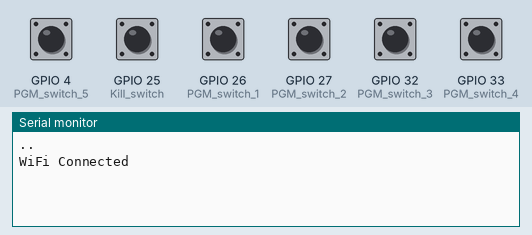
Bench run of a program on a simulated ESP32. Shown: the last lines printed to the serial monitor. The inputs (shaded band) are chosen by the test bench; at power-on: GPIO 4 (PGM_switch_5), GPIO 25 (Kill_switch), GPIO 26 (PGM_switch_1), GPIO 27 (PGM_switch_2), GPIO 32 (PGM_switch_3), GPIO 33 (PGM_switch_4) LOW. WiFi joins after 1.5 s; servers stay silent unless stated.

Above: at 3.4 s.
3.5 s: GPIO 4 (PGM_switch_5) pulled HIGH for 0.15 s
At 4.0 s:
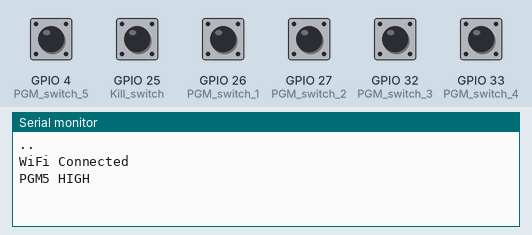
5.1 s: GPIO 26 (PGM_switch_1) pulled HIGH for 0.15 s
At 6.3 s:
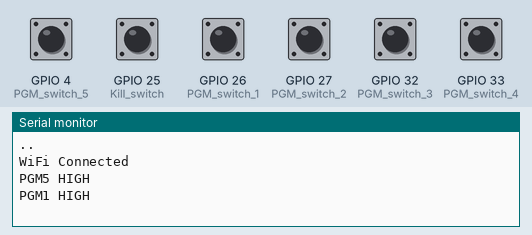
6.7 s: GPIO 27 (PGM_switch_2) pulled HIGH for 0.15 s
At 7.6 s:
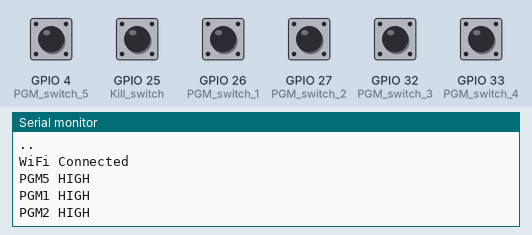
8.3 s: GPIO 32 (PGM_switch_3) pulled HIGH for 0.15 s
At 8.8 s:
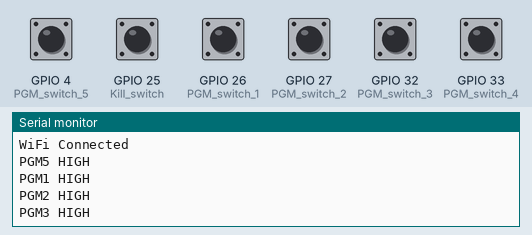
9.9 s: GPIO 33 (PGM_switch_4) pulled HIGH for 0.15 s
At 11.2 s:
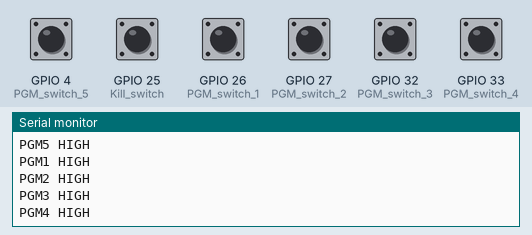
Timing chart, 0 to 12.5 s (numbered marks = the images above; inputs shaded):
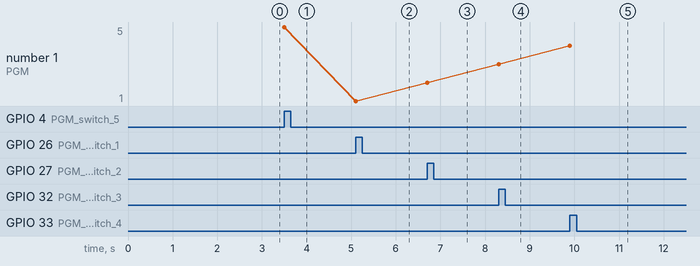

Measured:
- after the input at 3.5 s, the serial monitor: prints a new line at once (image 1)
- after the input at 5.1 s, the serial monitor: prints a new line at once (image 2)
- after the input at 6.7 s, the serial monitor: prints a new line at once (image 3)
- after the input at 8.3 s, the serial monitor: prints a new line at once (image 4)
- after the input at 9.9 s, the serial monitor: prints a new line at once (image 5)
- plotted number 1: 5 → 1 after the input at 5.1 s, 1 → 2 after the input at 6.7 s, 2 → 3 after the input at 8.3 s, 3 → 4 after the input at 9.9 s

The program:

main.cpp
```cpp
#include <Arduino.h>
#include <WiFi.h>
const char *ssid = "ESP32-WiFi"; //SSID of server
const char *pass = "esp32wifi";  //PW of server
static WiFiClient client;        //Declear client

uint8_t value = 0;
/*------------------------------------------------------*/
//For searial connection with Unity
int Unity_signal;

//For stop the PGM actuation by hand
int Kill_switch = 25;
int Kill_switch_now;
int Kill_switch_past = 0;

//For PGM actuation by hand
int PGM_switch_1 = 26;
int PGM_switch_2 = 27;
int PGM_switch_3 = 32;
int PGM_switch_4 = 33;
int PGM_switch_5 = 4;

int PGM_switch_1_now;
int PGM_switch_1_past = 0;
int PGM_switch_2_now;
int PGM_switch_2_past = 0;
int PGM_switch_3_now;
int PGM_switch_3_past = 0;
int PGM_switch_4_now;
int PGM_switch_4_past = 0;
int PGM_switch_5_now;
int PGM_switch_5_past = 0;

void switchFunction()
{
    PGM_switch_1_now = digitalRead(PGM_switch_1);
    PGM_switch_2_now = digitalRead(PGM_switch_2);
    PGM_switch_3_now = digitalRead(PGM_switch_3);
    PGM_switch_4_now = digitalRead(PGM_switch_4);
    PGM_switch_5_now = digitalRead(PGM_switch_5);

    if (PGM_switch_1_past != PGM_switch_1_now)
    {
        if (PGM_switch_1_now == HIGH)
        {
            Serial.println("PGM1 HIGH");
            client.write('1');
            delay(1000);
        }
        PGM_switch_1_past = PGM_switch_1_now;
    }

    if (PGM_switch_2_past != PGM_switch_2_now)
    {
        if (PGM_switch_2_now == HIGH)
        {
            Serial.println("PGM2 HIGH");
            client.write('2');
            delay(1000);
        }
        PGM_switch_2_past = PGM_switch_2_now;
    }

    if (PGM_switch_3_past != PGM_switch_3_now)
    {
        if (PGM_switch_3_now == HIGH)
        {
            Serial.println("PGM3 HIGH");
            client.write('3');
            delay(1000);
        }
        PGM_switch_3_past = PGM_switch_3_now;
    }

    if (PGM_switch_4_past != PGM_switch_4_now)
    {
        if (PGM_switch_4_now == HIGH)
        {
            Serial.println("PGM4 HIGH");
            client.write('4');
            delay(1000);
        }
        PGM_switch_4_past = PGM_switch_4_now;
    }

    if (PGM_switch_5_past != PGM_switch_5_now)
    {
        if (PGM_switch_5_now == HIGH)
        {
            Serial.println("PGM5 HIGH");
            client.write('5');
            delay(1000);
        }
        PGM_switch_5_past = PGM_switch_5_now;
    }
}

void setup()
{
    Serial.begin(115200);
    WiFi.begin(ssid, pass); //Connect to server
    Serial.printf("\n");
    while (WiFi.status() != WL_CONNECTED)
    {
        Serial.print(".");
        delay(1000);
    }
    Serial.printf("\n");
    Serial.println("WiFi Connected");
    IPAddress ip(192, 168, 0, 9); //IP address of server
    client.connect(ip, 80);       //Connect to IP address and port number

    pinMode(Kill_switch, INPUT);
    pinMode(PGM_switch_1, INPUT);
    pinMode(PGM_switch_2, INPUT);
    pinMode(PGM_switch_3, INPUT);
    pinMode(PGM_switch_4, INPUT);
    pinMode(PGM_switch_5, INPUT);
}

void loop()
{
    Unity_signal = Serial.read();
    Kill_switch_now = digitalRead(Kill_switch);

    switchFunction();
    if (client.connected() == true)
    {
        if (Unity_signal == '0')
        {
            client.write('0');
        }
        else if (Unity_signal == '1')
        {
            client.write('1');
        }
        else if (Unity_signal == '2')
        {
            client.write('2');
        }
        else if (Unity_signal == '3')
        {
            client.write('3');
        }
        else if (Unity_signal == '4')
        {
            client.write('4');
        }
        else if (Unity_signal == '5')
        {
            client.write('5');
        }
        if (Kill_switch_past != Kill_switch_now)
        {
            if (Kill_switch_now == HIGH)
            {
                Serial.println("HIGH");
                client.write('0');
                delay(1000);
                exit(0);
            }
            Kill_switch_past = Kill_switch_now;
        }
    }
}
```
